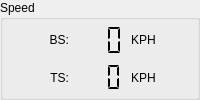
         <widget class="QGroupBox" name="panel_speed">
          <property name="title">
           <string>Speed</string>
          </property>
          <layout class="QGridLayout" name="gridLayout_4">
           <property name="leftMargin">
            <number>4</number>
           </property>
           <property name="topMargin">
            <number>4</number>
           </property>
           <property name="rightMargin">
            <number>4</number>
           </property>
           <property name="bottomMargin">
            <number>4</number>
           </property>
           <property name="horizontalSpacing">
            <number>0</number>
           </property>
           <item row="0" column="1">
            <widget class="QLabel" name="label_3">
             <property name="text">
              <string>BS:</string>
             </property>
             <property name="alignment">
              <set>Qt::AlignRight|Qt::AlignTrailing|Qt::AlignVCenter</set>
             </property>
            </widget>
           </item>
           <item row="0" column="3">
            <widget class="QLabel" name="label_4">
             <property name="text">
              <string>KPH</string>
             </property>
            </widget>
           </item>
           <item row="1" column="1">
            <widget class="QLabel" name="label_5">
             <property name="text">
              <string>TS:</string>
             </property>
             <property name="alignment">
              <set>Qt::AlignRight|Qt::AlignTrailing|Qt::AlignVCenter</set>
             </property>
            </widget>
           </item>
           <item row="1" column="2">
            <widget class="QLCDNumber" name="lcd_trans_speed">
             <property name="frameShape">
              <enum>QFrame::NoFrame</enum>
             </property>
             <property name="digitCount">
              <number>3</number>
             </property>
             <property name="segmentStyle">
              <enum>QLCDNumber::Flat</enum>
             </property>
            </widget>
           </item>
           <item row="0" column="2">
            <widget class="QLCDNumber" name="lcd_body_speed">
             <property name="sizePolicy">
              <sizepolicy hsizetype="Minimum" vsizetype="Minimum">
               <horstretch>0</horstretch>
               <verstretch>0</verstretch>
              </sizepolicy>
             </property>
             <property name="frameShape">
              <enum>QFrame::NoFrame</enum>
             </property>
             <property name="digitCount">
              <number>3</number>
             </property>
             <property name="segmentStyle">
              <enum>QLCDNumber::Flat</enum>
             </property>
            </widget>
           </item>
           <item row="1" column="3">
            <widget class="QLabel" name="label_6">
             <property name="text">
              <string>KPH</string>
             </property>
            </widget>
           </item>
          </layout>
         </widget>
